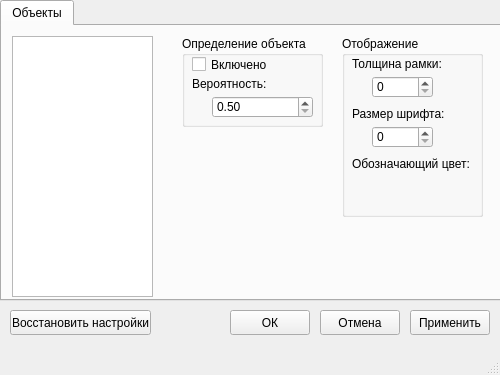
<?xml version="1.0" encoding="UTF-8"?>
<ui version="4.0">
 <class>MainWindow</class>
 <widget class="QMainWindow" name="MainWindow">
  <property name="windowModality">
   <enum>Qt::WindowModal</enum>
  </property>
  <property name="geometry">
   <rect>
    <x>0</x>
    <y>0</y>
    <width>500</width>
    <height>375</height>
   </rect>
  </property>
  <property name="tabletTracking">
   <bool>false</bool>
  </property>
  <property name="focusPolicy">
   <enum>Qt::NoFocus</enum>
  </property>
  <property name="contextMenuPolicy">
   <enum>Qt::DefaultContextMenu</enum>
  </property>
  <property name="windowTitle">
   <string>MainWindow</string>
  </property>
  <property name="inputMethodHints">
   <set>Qt::ImhNone</set>
  </property>
  <property name="toolButtonStyle">
   <enum>Qt::ToolButtonIconOnly</enum>
  </property>
  <property name="animated">
   <bool>true</bool>
  </property>
  <property name="documentMode">
   <bool>false</bool>
  </property>
  <property name="tabShape">
   <enum>QTabWidget::Rounded</enum>
  </property>
  <property name="dockOptions">
   <set>QMainWindow::AllowTabbedDocks|QMainWindow::AnimatedDocks</set>
  </property>
  <widget class="QWidget" name="centralwidget">
   <widget class="QTabWidget" name="tabWidget">
    <property name="geometry">
     <rect>
      <x>0</x>
      <y>0</y>
      <width>501</width>
      <height>301</height>
     </rect>
    </property>
    <property name="sizePolicy">
     <sizepolicy hsizetype="Expanding" vsizetype="Expanding">
      <horstretch>0</horstretch>
      <verstretch>0</verstretch>
     </sizepolicy>
    </property>
    <property name="currentIndex">
     <number>0</number>
    </property>
    <widget class="QWidget" name="tab">
     <attribute name="title">
      <string>Объекты</string>
     </attribute>
     <widget class="QGroupBox" name="groupBox">
      <property name="geometry">
       <rect>
        <x>180</x>
        <y>10</y>
        <width>141</width>
        <height>91</height>
       </rect>
      </property>
      <property name="title">
       <string>Определение объекта</string>
      </property>
      <widget class="QCheckBox" name="checkBox">
       <property name="geometry">
        <rect>
         <x>10</x>
         <y>20</y>
         <width>81</width>
         <height>17</height>
        </rect>
       </property>
       <property name="text">
        <string>Включено</string>
       </property>
       <property name="checked">
        <bool>false</bool>
       </property>
      </widget>
      <widget class="QLabel" name="label">
       <property name="geometry">
        <rect>
         <x>10</x>
         <y>40</y>
         <width>121</width>
         <height>16</height>
        </rect>
       </property>
       <property name="text">
        <string>Вероятность:</string>
       </property>
      </widget>
      <widget class="QDoubleSpinBox" name="doubleSpinBox">
       <property name="geometry">
        <rect>
         <x>30</x>
         <y>60</y>
         <width>101</width>
         <height>22</height>
        </rect>
       </property>
       <property name="decimals">
        <number>2</number>
       </property>
       <property name="minimum">
        <double>0.500000000000000</double>
       </property>
       <property name="maximum">
        <double>0.990000000000000</double>
       </property>
       <property name="singleStep">
        <double>0.010000000000000</double>
       </property>
      </widget>
     </widget>
     <widget class="QGroupBox" name="groupBox_2">
      <property name="geometry">
       <rect>
        <x>340</x>
        <y>10</y>
        <width>141</width>
        <height>181</height>
       </rect>
      </property>
      <property name="title">
       <string>Отображение</string>
      </property>
      <widget class="QLabel" name="label_3">
       <property name="geometry">
        <rect>
         <x>10</x>
         <y>20</y>
         <width>121</width>
         <height>16</height>
        </rect>
       </property>
       <property name="text">
        <string>Толщина рамки:</string>
       </property>
      </widget>
      <widget class="QSpinBox" name="spinBox">
       <property name="geometry">
        <rect>
         <x>30</x>
         <y>40</y>
         <width>61</width>
         <height>22</height>
        </rect>
       </property>
       <property name="maximum">
        <number>20</number>
       </property>
      </widget>
      <widget class="QLabel" name="label_4">
       <property name="geometry">
        <rect>
         <x>10</x>
         <y>70</y>
         <width>121</width>
         <height>16</height>
        </rect>
       </property>
       <property name="text">
        <string>Размер шрифта:</string>
       </property>
      </widget>
      <widget class="QSpinBox" name="spinBox_2">
       <property name="geometry">
        <rect>
         <x>30</x>
         <y>90</y>
         <width>61</width>
         <height>22</height>
        </rect>
       </property>
      </widget>
      <widget class="QLabel" name="label_2">
       <property name="geometry">
        <rect>
         <x>10</x>
         <y>120</y>
         <width>121</width>
         <height>16</height>
        </rect>
       </property>
       <property name="text">
        <string>Обозначающий цвет:</string>
       </property>
      </widget>
     </widget>
     <widget class="QListWidget" name="listWidget">
      <property name="geometry">
       <rect>
        <x>10</x>
        <y>10</y>
        <width>141</width>
        <height>261</height>
       </rect>
      </property>
     </widget>
    </widget>
   </widget>
   <widget class="QPushButton" name="pushButton">
    <property name="geometry">
     <rect>
      <x>410</x>
      <y>310</y>
      <width>80</width>
      <height>25</height>
     </rect>
    </property>
    <property name="text">
     <string>Применить</string>
    </property>
   </widget>
   <widget class="QPushButton" name="pushButton_2">
    <property name="geometry">
     <rect>
      <x>320</x>
      <y>310</y>
      <width>80</width>
      <height>25</height>
     </rect>
    </property>
    <property name="text">
     <string>Отмена</string>
    </property>
   </widget>
   <widget class="QPushButton" name="pushButton_3">
    <property name="geometry">
     <rect>
      <x>230</x>
      <y>310</y>
      <width>80</width>
      <height>25</height>
     </rect>
    </property>
    <property name="text">
     <string>ОК</string>
    </property>
   </widget>
   <widget class="QPushButton" name="pushButton_4">
    <property name="geometry">
     <rect>
      <x>10</x>
      <y>310</y>
      <width>141</width>
      <height>25</height>
     </rect>
    </property>
    <property name="text">
     <string>Восстановить настройки</string>
    </property>
   </widget>
  </widget>
  <widget class="QMenuBar" name="menubar">
   <property name="geometry">
    <rect>
     <x>0</x>
     <y>0</y>
     <width>500</width>
     <height>21</height>
    </rect>
   </property>
  </widget>
  <widget class="QStatusBar" name="statusbar"/>
 </widget>
 <resources/>
 <connections/>
</ui>
